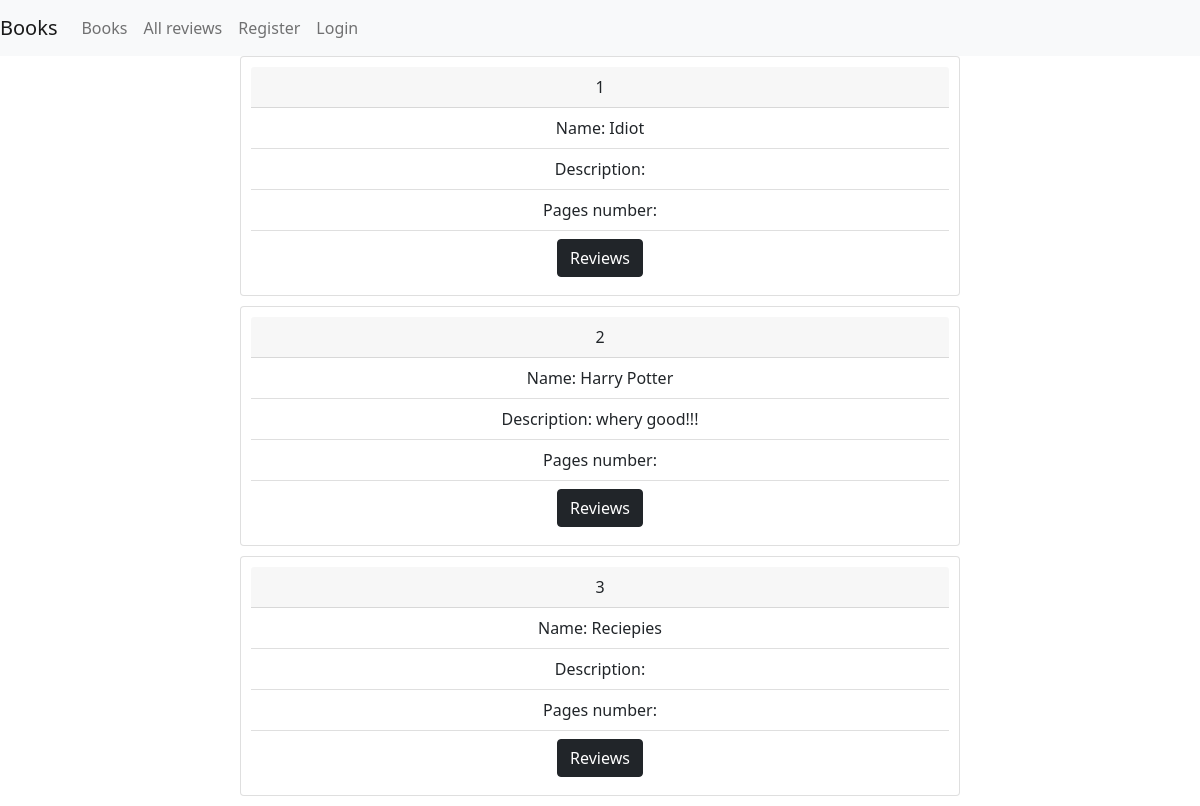
The page /app/book_list/ on the database as committed earlier.
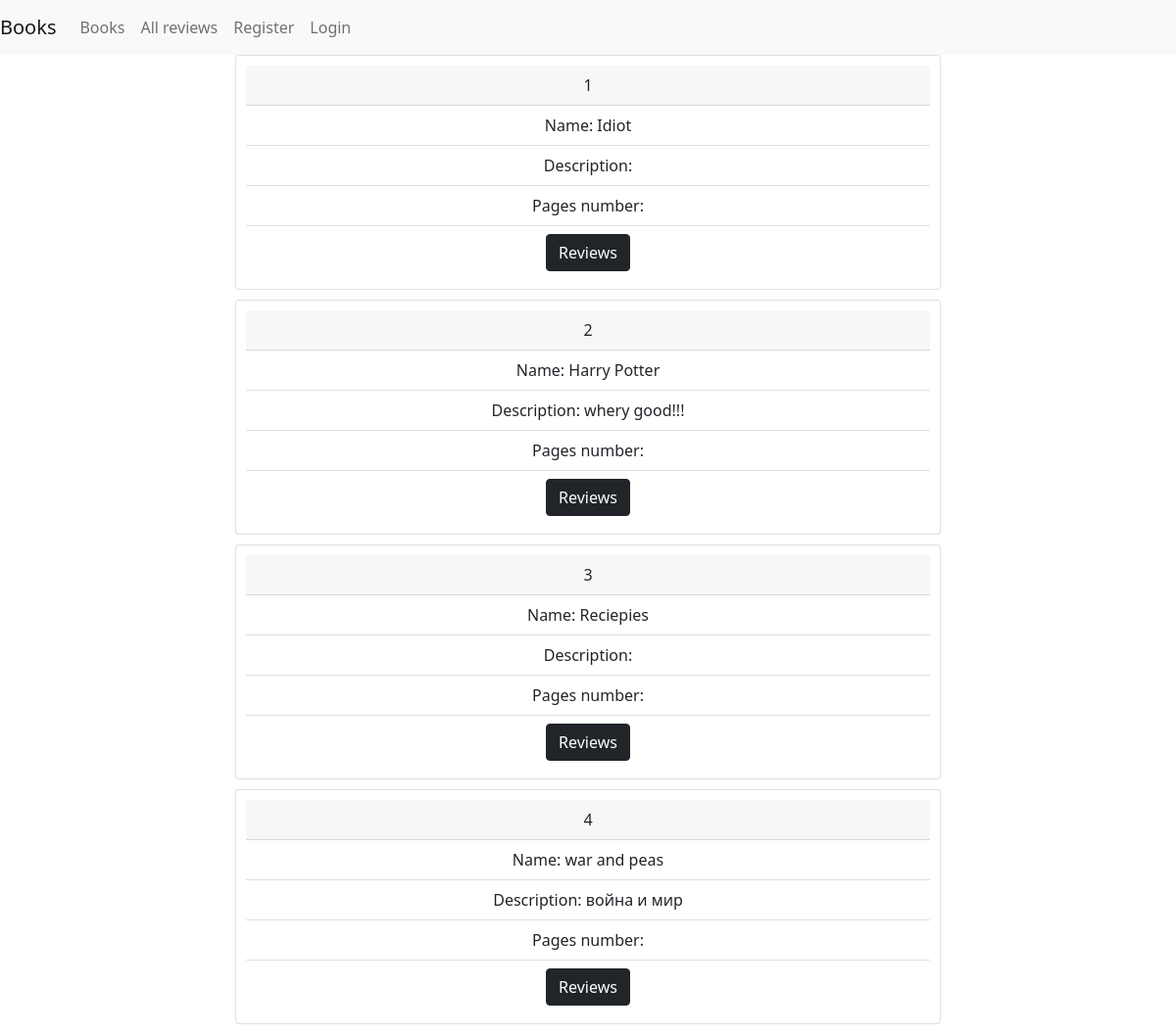
The same page on the database as committed later.
### app_tutorial/models.py (models this page shows, shortened)
class Book(models.Model):
    name = models.CharField(max_length=255)
    pages_numbers = models.IntegerField(default=100)
    price = models.DecimalField(max_digits=10, decimal_places=2)
    description = models.TextField(null=True, blank=True)

### app_tutorial/views.py (the view)
# urls.py: path('book_list/', views.book_list, name='book_list'),
def book_list(request):
    books = Book.objects.all()
    return render(request, 'book_list.html', {'books': books})

### templates/book_list.html (shortened to what this page needs)
{% extends 'base.html'%}
{%block content%}
{% for book in books %}
    <div class="review card">
      <div class="card-header">
        {{book.id}}
      </div>
      <ul class="list-group list-group-flush">
        <li class="list-group-item">Name: {{book.name}}</li>
        <li class="list-group-item">Description: {{book.description}}</li>
        <li class="list-group-item">Pages number: {{book.pages_number}}</li>
        <li class="list-group-item">
            <a class="btn btn-dark" href="{% url 'book_review_list' book_id=book.id%}" role="button">Reviews</a>
        </li>
      </ul>
    </div>
{% endfor %}
{% endblock %}

Rows that differ between the two databases and show on the page:
added Book: id "4", name "war and peas", description "война и мир"
